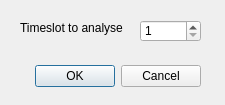
<?xml version="1.0" encoding="UTF-8"?>
<ui version="4.0">
 <class>menge_dialog_start_simulation</class>
 <widget class="QDialog" name="menge_dialog_start_simulation">
  <property name="geometry">
   <rect>
    <x>0</x>
    <y>0</y>
    <width>225</width>
    <height>105</height>
   </rect>
  </property>
  <property name="windowTitle">
   <string>Dialog</string>
  </property>
  <property name="windowIcon">
   <iconset resource="resources.qrc">
    <normaloff>:/Afbeeldingen/Analyze Icon.png</normaloff>:/Afbeeldingen/Analyze Icon.png</iconset>
  </property>
  <widget class="QDialogButtonBox" name="buttonBox">
   <property name="geometry">
    <rect>
     <x>-140</x>
     <y>60</y>
     <width>341</width>
     <height>32</height>
    </rect>
   </property>
   <property name="orientation">
    <enum>Qt::Horizontal</enum>
   </property>
   <property name="standardButtons">
    <set>QDialogButtonBox::Cancel|QDialogButtonBox::Ok</set>
   </property>
  </widget>
  <widget class="QSpinBox" name="spinbox_timeslot">
   <property name="geometry">
    <rect>
     <x>140</x>
     <y>20</y>
     <width>61</width>
     <height>22</height>
    </rect>
   </property>
   <property name="minimum">
    <number>1</number>
   </property>
   <property name="maximum">
    <number>9999</number>
   </property>
  </widget>
  <widget class="QLabel" name="label">
   <property name="geometry">
    <rect>
     <x>20</x>
     <y>20</y>
     <width>111</width>
     <height>16</height>
    </rect>
   </property>
   <property name="text">
    <string>Timeslot to analyse</string>
   </property>
   <property name="buddy">
    <cstring>spinbox_timeslot</cstring>
   </property>
  </widget>
 </widget>
 <resources>
  <include location="resources.qrc"/>
 </resources>
 <connections>
  <connection>
   <sender>buttonBox</sender>
   <signal>accepted()</signal>
   <receiver>menge_dialog_start_simulation</receiver>
   <slot>accept()</slot>
   <hints>
    <hint type="sourcelabel">
     <x>78</x>
     <y>74</y>
    </hint>
    <hint type="destinationlabel">
     <x>157</x>
     <y>104</y>
    </hint>
   </hints>
  </connection>
  <connection>
   <sender>buttonBox</sender>
   <signal>rejected()</signal>
   <receiver>menge_dialog_start_simulation</receiver>
   <slot>reject()</slot>
   <hints>
    <hint type="sourcelabel">
     <x>146</x>
     <y>80</y>
    </hint>
    <hint type="destinationlabel">
     <x>224</x>
     <y>104</y>
    </hint>
   </hints>
  </connection>
 </connections>
</ui>
